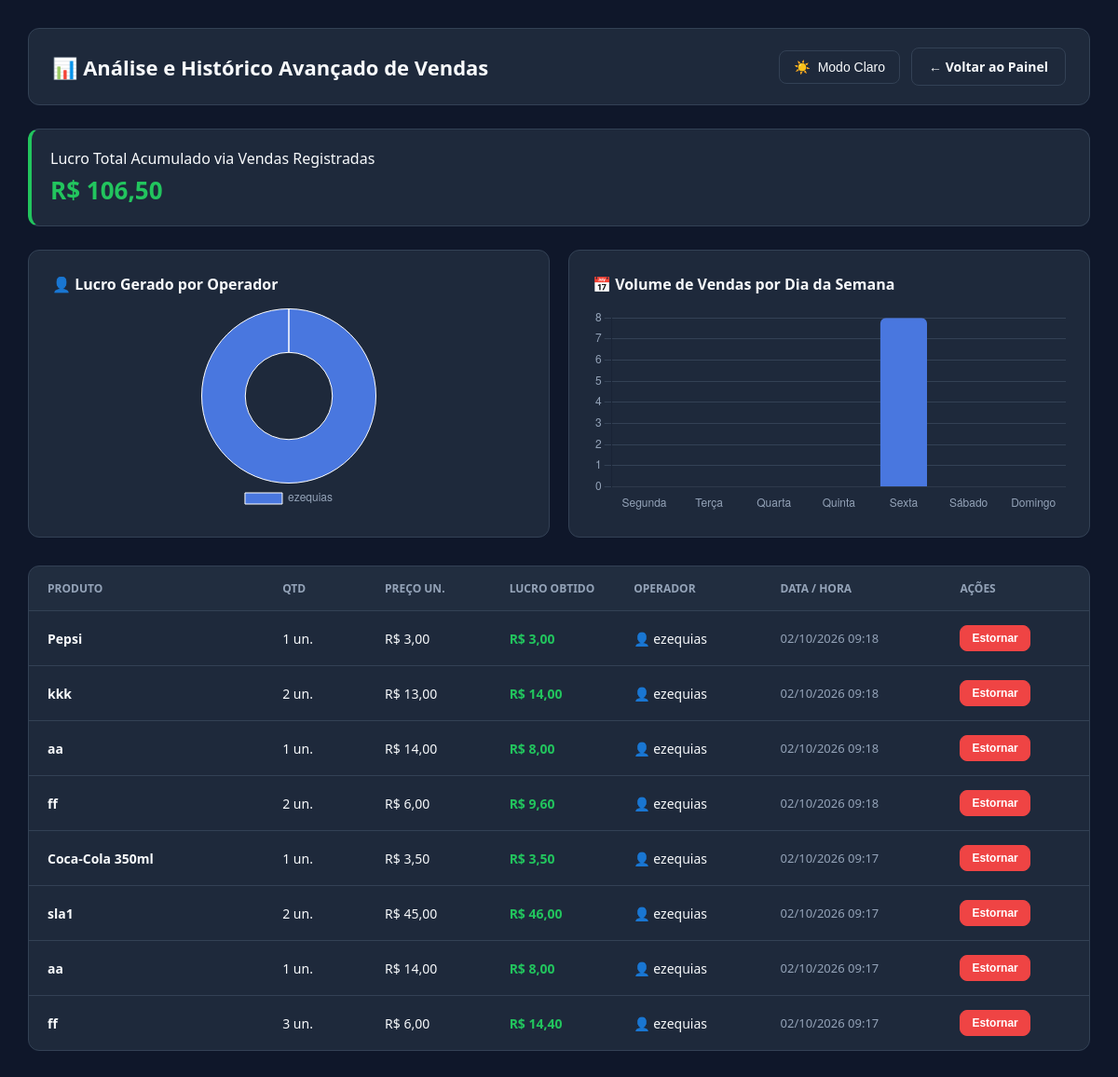
The page /historico/ (signed in) on the database as committed earlier.
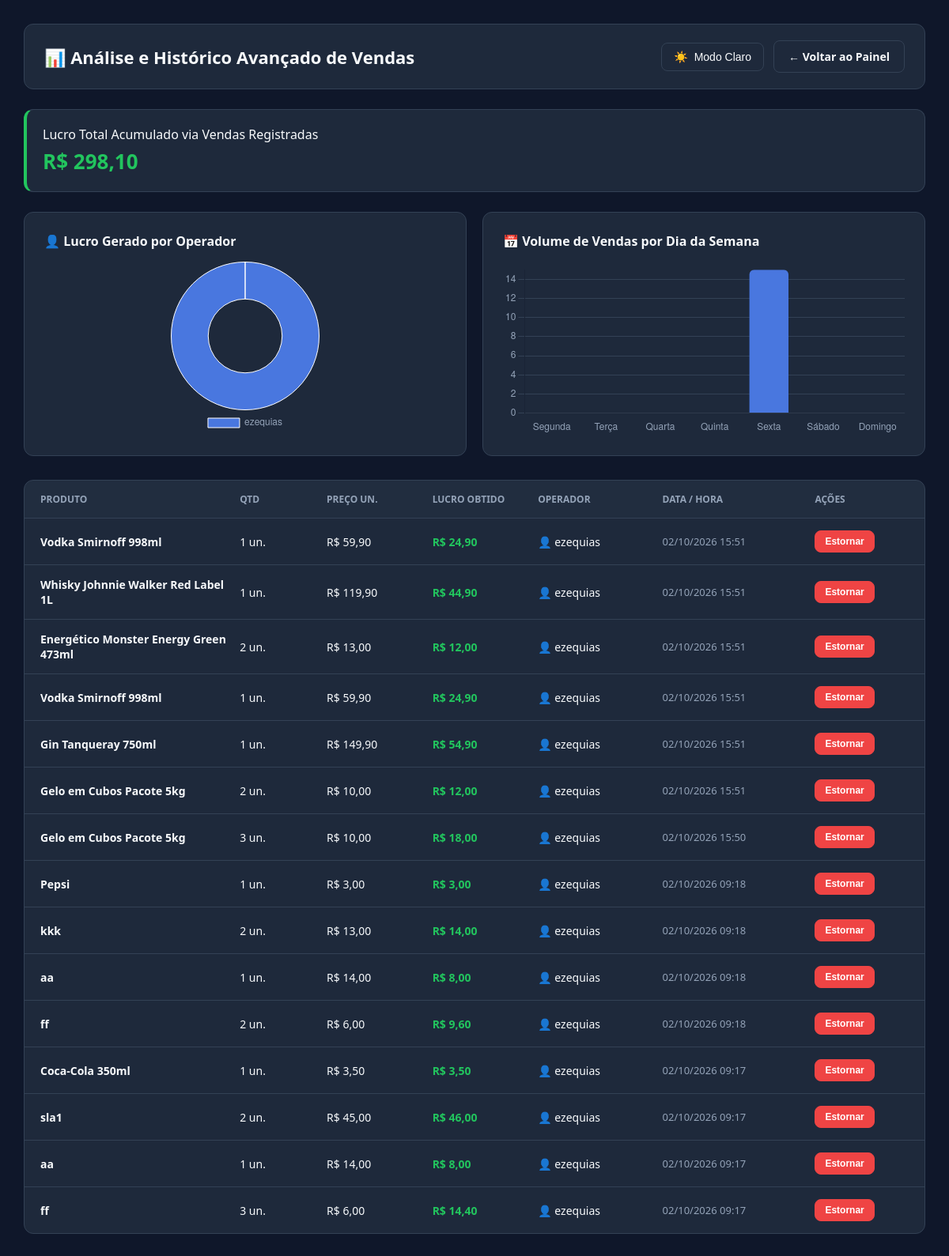
The same page on the database as committed later.
### core/models.py (models this page shows, shortened)
class HistoricoVenda(models.Model):
    produto = models.ForeignKey(Produto, on_delete=models.SET_NULL, null=True)
    nome_produto = models.CharField(max_length=100)
    quantidade = models.IntegerField()
    preco_venda_unitario = models.DecimalField(max_digits=10, decimal_places=2)
    lucro_obtido = models.DecimalField(max_digits=10, decimal_places=2)
    usuario = models.ForeignKey(User, on_delete=models.SET_NULL, null=True)
    data_venda = models.DateTimeField(auto_now_add=True)
    caixa = models.ForeignKey(CaixaTurno, on_delete=models.SET_NULL, null=True, blank=True)
    venda_uuid = models.UUIDField(default=uuid.uuid4, editable=False, null=True, blank=True)
    forma_pagamento = models.CharField(max_length=20, default='dinheiro')

### core/views.py (the view)
    def wrapper(request, *args, **kwargs):
        if not request.user.is_authenticated:
            return redirect('login')
        if not request.user.is_staff:
            messages.error(request, 'Você não tem permissão para acessar esta página.')
            return redirect('minha_home')
        return view_func(request, *args, **kwargs)

### core/views.py (called while the page is built)
def staff_required(view_func):
    def wrapper(request, *args, **kwargs):
        if not request.user.is_authenticated:
            return redirect('login')
        if not request.user.is_staff:
            messages.error(request, 'Você não tem permissão para acessar esta página.')
            return redirect('minha_home')
        return view_func(request, *args, **kwargs)
    return wrapper

### core/templates/core/historico_vendas.html (shortened to what this page needs)
<!DOCTYPE html>
<html lang="pt-br" data-theme="dark">
<head>
</head>
<body>
    <div class="header-nav">
        <h1>📊 Análise e Histórico Avançado de Vendas</h1>
        <div class="header-actions">
            <button id="btn-themeToggle" class="btn-theme">
                <span id="theme-icon">☀️</span> <span id="theme-text">Modo Claro</span>
            </button>
            <a href="{% url 'minha_home' %}" class="btn">← Voltar ao Painel</a>
        </div>
    </div>
    <div class="card-lucro">
        Lucro Total Acumulado via Vendas Registradas
        <span>R$ {{ lucro_total_historico|floatformat:2 }}</span>
    </div>
    <div class="charts-grid">
        <div class="chart-box">
            <h3>👤 Lucro Gerado por Operador</h3>
            <div style="position: relative; height: 220px; width: 100%;">
                <canvas id="operadorChart"></canvas>
            </div>
        </div>
        <div class="chart-box">
            <h3>📅 Volume de Vendas por Dia da Semana</h3>
            <div style="position: relative; height: 220px; width: 100%;">
                <canvas id="diasChart"></canvas>
            </div>
        </div>
    </div>
    <div class="table-container">
        <div class="table-header">
            <div>Produto</div>
            <div>Qtd</div>
            <div>Preço Un.</div>
            <div>Lucro Obtido</div>
            <div>Operador</div>
            <div>Data / Hora</div>
            <div>Ações</div>
        </div>
        {% for v in vendas %}
            <div class="table-row">
                <div><strong>{{ v.nome_produto }}</strong></div>
                <div>{{ v.quantidade }} un.</div>
                <div>R$ {{ v.preco_venda_unitario|floatformat:2 }}</div>
                <div style="color: var(--success); font-weight: 600;">R$ {{ v.lucro_obtido|floatformat:2 }}</div>
                <div>👤 {{ v.usuario.username|default:"Sistema" }}</div>
                <div style="color: var(--text-muted); font-size: 13px;">{{ v.data_venda|date:"d/m/Y H:i" }}</div>
                <div>
                    <form action="{% url 'cancelar_venda' v.id %}" method="POST" style="margin: 0;" onsubmit="return confirm('Tem certeza que deseja estornar esta venda e devolver os itens ao estoque?');">
                        <button type="submit" class="btn btn-danger">Estornar</button>
                    </form>
                </div>
            </div>
        {% empty %}
            <div style="padding: 40px; text-align: center; color: var(--text-muted);">
                Ainda nenhuma venda registrada no histórico.
            </div>
        {% endfor %}
    </div>
</body>
</html>

Rows that differ between the two databases and show on the page:
added HistoricoVenda: nome_produto "Vodka Smirnoff 998ml", quantidade "1", preco_venda_unitario "59,90", lucro_obtido "24,90", usuario.username "ezequias", data_venda "02/10/2026 15:51"
added HistoricoVenda: nome_produto "Whisky Johnnie Walker Red Label 1L", quantidade "1", preco_venda_unitario "119,90", lucro_obtido "44,90", usuario.username "ezequias", data_venda "02/10/2026 15:51"
added HistoricoVenda: nome_produto "Energético Monster Energy Green 473ml", quantidade "2", preco_venda_unitario "13,00", lucro_obtido "12,00", usuario.username "ezequias", data_venda "02/10/2026 15:51"
added HistoricoVenda: nome_produto "Vodka Smirnoff 998ml", quantidade "1", preco_venda_unitario "59,90", lucro_obtido "24,90", usuario.username "ezequias", data_venda "02/10/2026 15:51"
added HistoricoVenda: nome_produto "Gin Tanqueray 750ml", quantidade "1", preco_venda_unitario "149,90", lucro_obtido "54,90", usuario.username "ezequias", data_venda "02/10/2026 15:51"
added HistoricoVenda: nome_produto "Gelo em Cubos Pacote 5kg", quantidade "2", preco_venda_unitario "10,00", lucro_obtido "12,00", usuario.username "ezequias", data_venda "02/10/2026 15:51"
added HistoricoVenda: nome_produto "Gelo em Cubos Pacote 5kg", quantidade "3", preco_venda_unitario "10,00", lucro_obtido "18,00", usuario.username "ezequias", data_venda "02/10/2026 15:50"
Other text that changed with them:
{{ lucro_total_historico|floatformat:2 }}: "106,50" → "298,10"
chart data {{ dias_valores|safe }}: [0, 0, 0, 0, 8, 0, 0] → [0, 0, 0, 0, 15, 0, 0]
